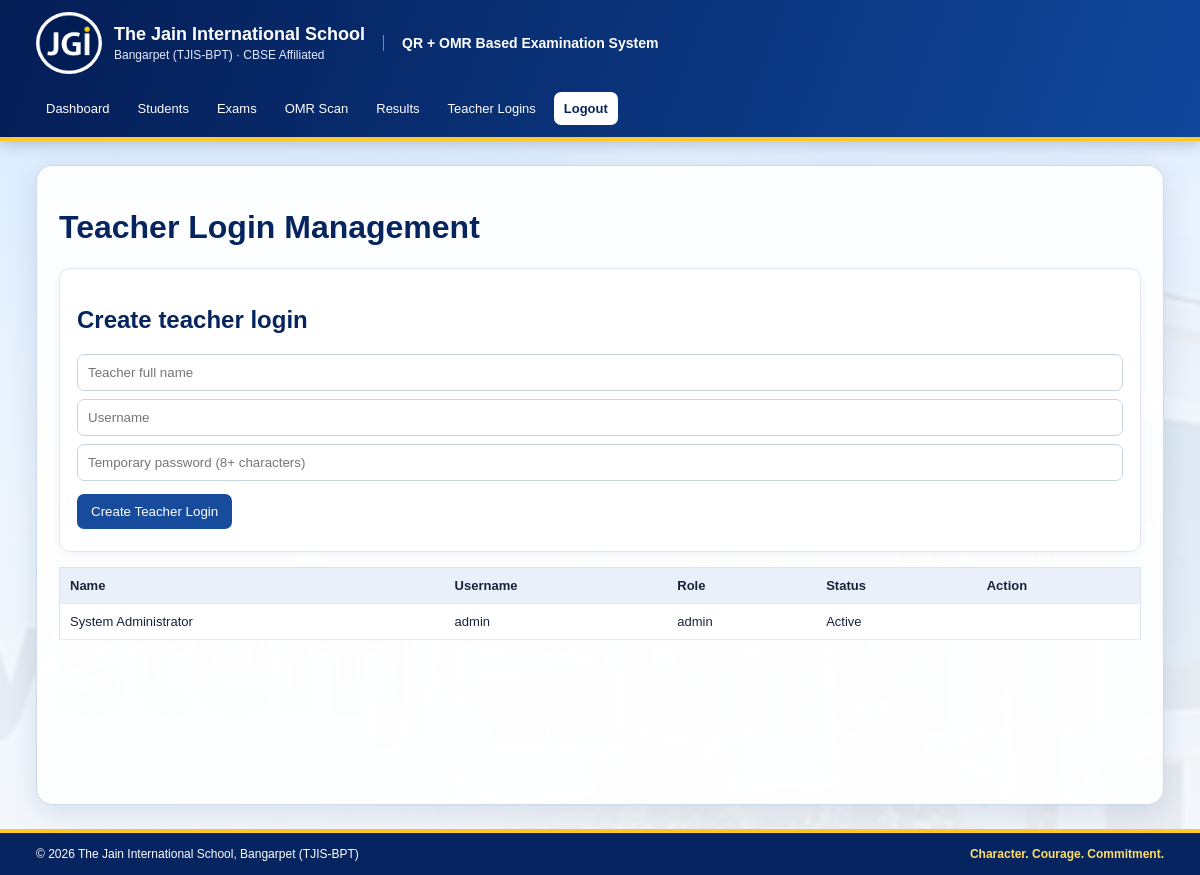
The app's page /teachers (signed in) with its own data.
### tables this page shows
CREATE TABLE users(id INTEGER PRIMARY KEY,username TEXT UNIQUE NOT NULL,password_hash TEXT NOT NULL,full_name TEXT NOT NULL,role TEXT NOT NULL,active INTEGER DEFAULT 1);

### app.py (the view, shortened to what this page needs)
@app.route("/teachers",methods=["GET","POST"])
@admin
def teachers():
    with db() as c:users=c.execute("SELECT id,username,full_name,role,active FROM users ORDER BY role,full_name").fetchall()
    return render_template("teachers.html",users=users)

### app.py (called while the page is built)
def db():
    c=sqlite3.connect(DB); c.row_factory=sqlite3.Row; c.execute("PRAGMA foreign_keys=ON"); return c

def admin(f):
    @wraps(f)
    def w(*a,**k):
        if not session.get("uid"): return redirect(url_for("login"))
        if session.get("role")!="admin": abort(403)
        return f(*a,**k)
    return w

### templates/teachers.html
{% extends "base.html" %}{% block content %}<h1>Teacher Login Management</h1><section class="panel"><h2>Create teacher login</h2><form method="post"><input name="full_name" placeholder="Teacher full name" required><input name="username" placeholder="Username" required><input name="password" type="password" minlength="8" placeholder="Temporary password (8+ characters)" required><button>Create Teacher Login</button></form></section><table><tr><th>Name</th><th>Username</th><th>Role</th><th>Status</th><th>Action</th></tr>{% for u in users %}<tr><td>{{u.full_name}}</td><td>{{u.username}}</td><td>{{u.role}}</td><td>{{'Active' if u.active else 'Disabled'}}</td><td>{% if u.role=='teacher' %}<form method="post" action="/teachers/{{u.id}}/toggle"><button class="secondary">{{'Disable' if u.active else 'Enable'}}</button></form>{% endif %}</td></tr>{% endfor %}</table>{% endblock %}

### static/style.css (style rules this page uses)
* { box-sizing:border-box }
:root { --navy:#06245f;--blue:#123f91;--royal:#174b9b;--gold:#ffc928;--ink:#17233b }
html { min-height:100%;background:#eaf1fa }
body { margin:0;min-height:100vh;color:var(--ink);font-family:Arial,Helvetica,sans-serif;background:linear-gradient(180deg,rgba(239,246,255,.88),rgba(245,248,253,.96)),url("/static/images/school-campus-bg.jpg") center 110px/cover fixed no-repeat }
h1,h2 { color:var(--navy) }
.panel { background:#fff;border:1px solid #dce6f5;border-radius:11px;padding:17px;margin:15px 0;box-shadow:0 2px 9px rgba(16,50,100,.05) }
input,select,textarea { display:block;width:100%;padding:10px;margin:8px 0;border:1px solid #cbd5e1;border-radius:7px;background:#fff }
button,.button { display:inline-block;background:var(--royal);color:white;border:0;border-radius:7px;padding:10px 14px;text-decoration:none;cursor:pointer;margin:5px 0 }
.stats div,table { background:white;padding:14px;border:1px solid #dce3ef;border-radius:8px }
table { width:100%;border-collapse:collapse }
td,th { padding:10px;text-align:left;border-bottom:1px solid #e5eaf2;font-size:13px }
th { background:#eaf0fa }

### records on screen
users: full_name "System Administrator", username "admin", role "admin", active "Active"
